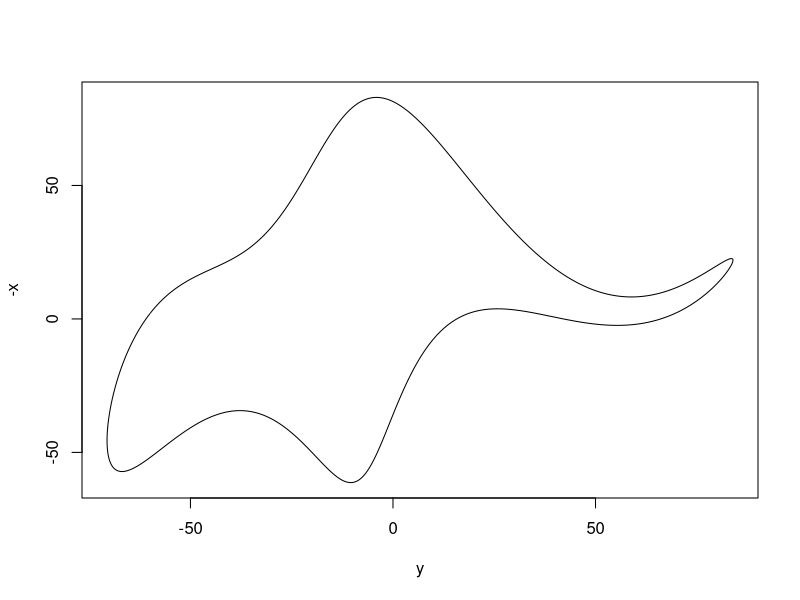
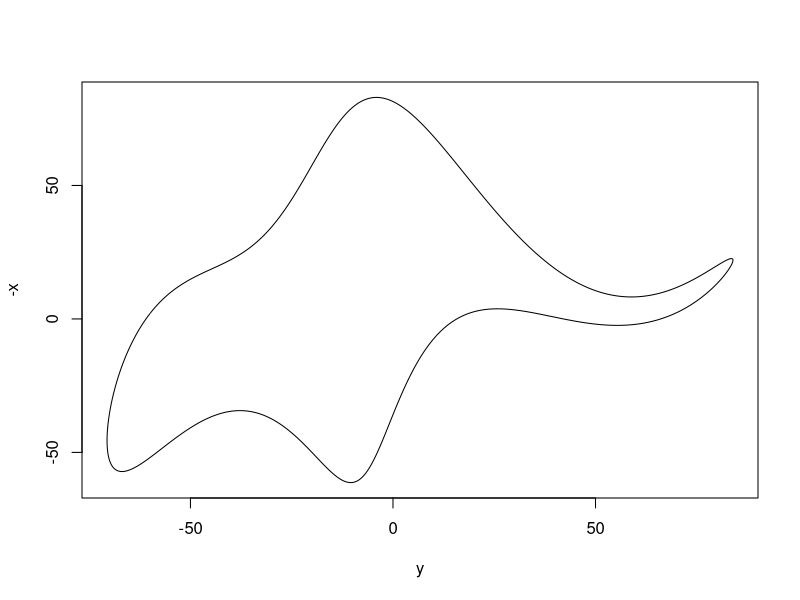

Write the R code that produced these figures, in order.
## To draw shapes based on a small set of parameters
## the default parameter set draws the shape of an elephant

## Inspired by: 
## Mayer, J., Khairy, K., Howard, J.
## Drawing an elephant with four complex parameters
## Am.J.Phys. 78: 648-649, 2010

## JHGM van Beek. 13 February 2018
## Open source software under the GNU General Public License v3.

## the parameters can be modified
## the length of the arrays can be changed if desirable

## a plot will be drawn on-screen and in a pdf file with time stamp
## the parameters are written to a text file with the same time stamp

## the parameters for the elephant shape
# Ax <- c(0,0,12,0,-14)
# Ay <- c(-60,0,0,0,0)
# Bx <- c(50,18,0,0,0)
# By <- c(-30,8,-10,0,0)

## parameters for experiments
## the length of the arrays can be adapted
Ax <- c(0,0,12,0,-14)
Ay <- c(-60,0,0,0,0)
Bx <- c(50,18,0,0,0)
By <- c(-30,8,-10,0,0)

x_coordinate <- function(t,Ax,Bx) {
  x <- 0
  for (k in 1:length(Ax)) {
    x <- x + Ax[k] * cos(k*t)
  }
  for (k in 1:length(Bx)) {
    x <- x + Bx[k] * sin(k*t)
  }
  x
}

y_coordinate <- function(t,Ay,By) {
  y <- 0
  for (k in 1:length(Ay)) {
    y <- y + Ay[k] * cos(k*t)
  }
  for (k in 1:length(By)) {
    y <- y + By[k] * sin(k*t)
  }
  y
}


x <- numeric()
y <- numeric()
i <- 0.
for (tt in seq(0,6.28,0.01))
{ i<-i+1
  x[i] <- x_coordinate(tt,Ax,Bx)
  y[i] <- y_coordinate(tt,Ay,By)
}

date <- format(Sys.time(),"%d%b%Y_%H.%M")

# the size of the on-screen plot may need to be adapted to obtain a good shape
plot(y,-x,type='l')

pdf(file = paste(".\\Fig_ShapeExperiment_",date,".pdf",sep=""),width = 9, height = 10)
plot(y,-x,type='l')
dev.off()
sink(file=paste(".\\Parameters_ShapeExperiment_",date,".txt",sep=""))
cat("\nAx = ",Ax)
cat("\nBx = ",Bx)
cat("\nAy = ",Ay)
cat("\nBy = ",By)
sink()
